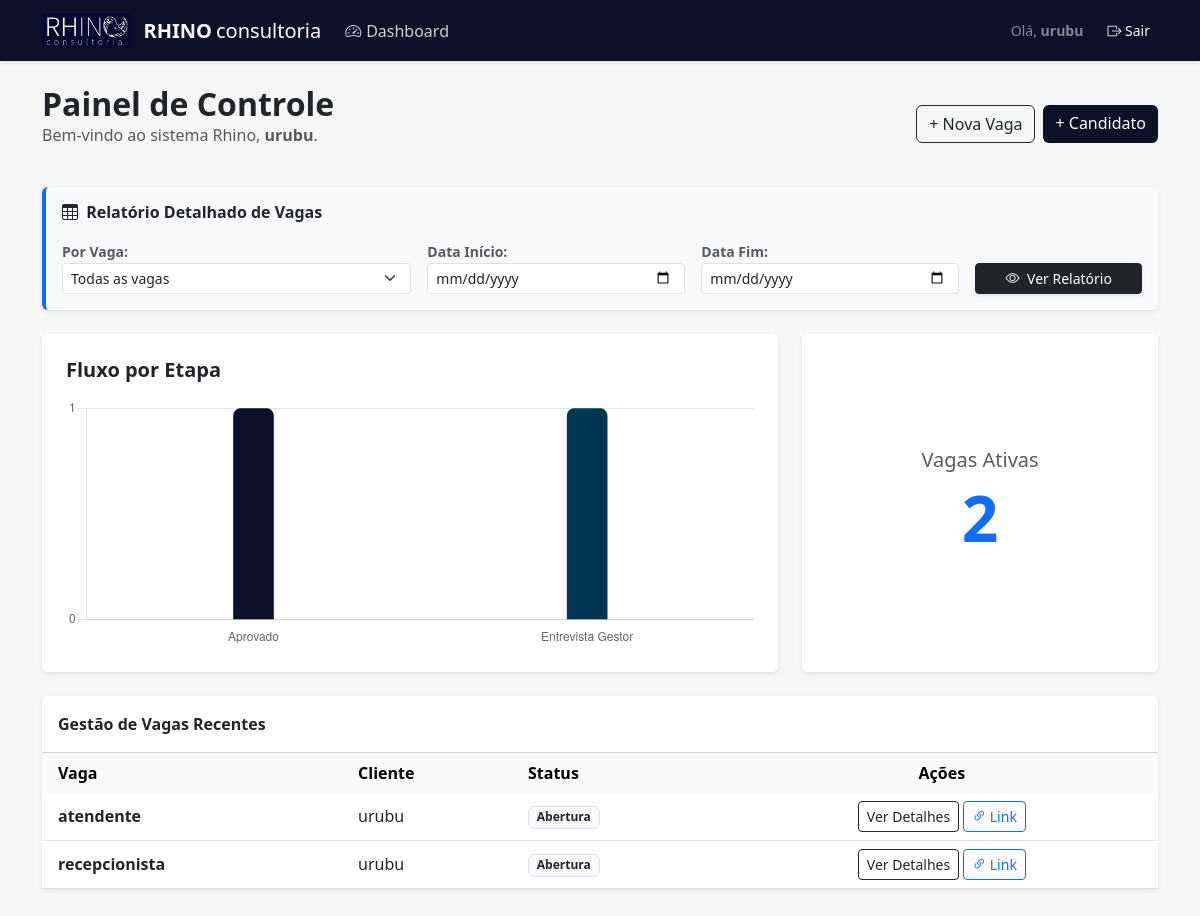
The page / (signed in) on the database as committed earlier.
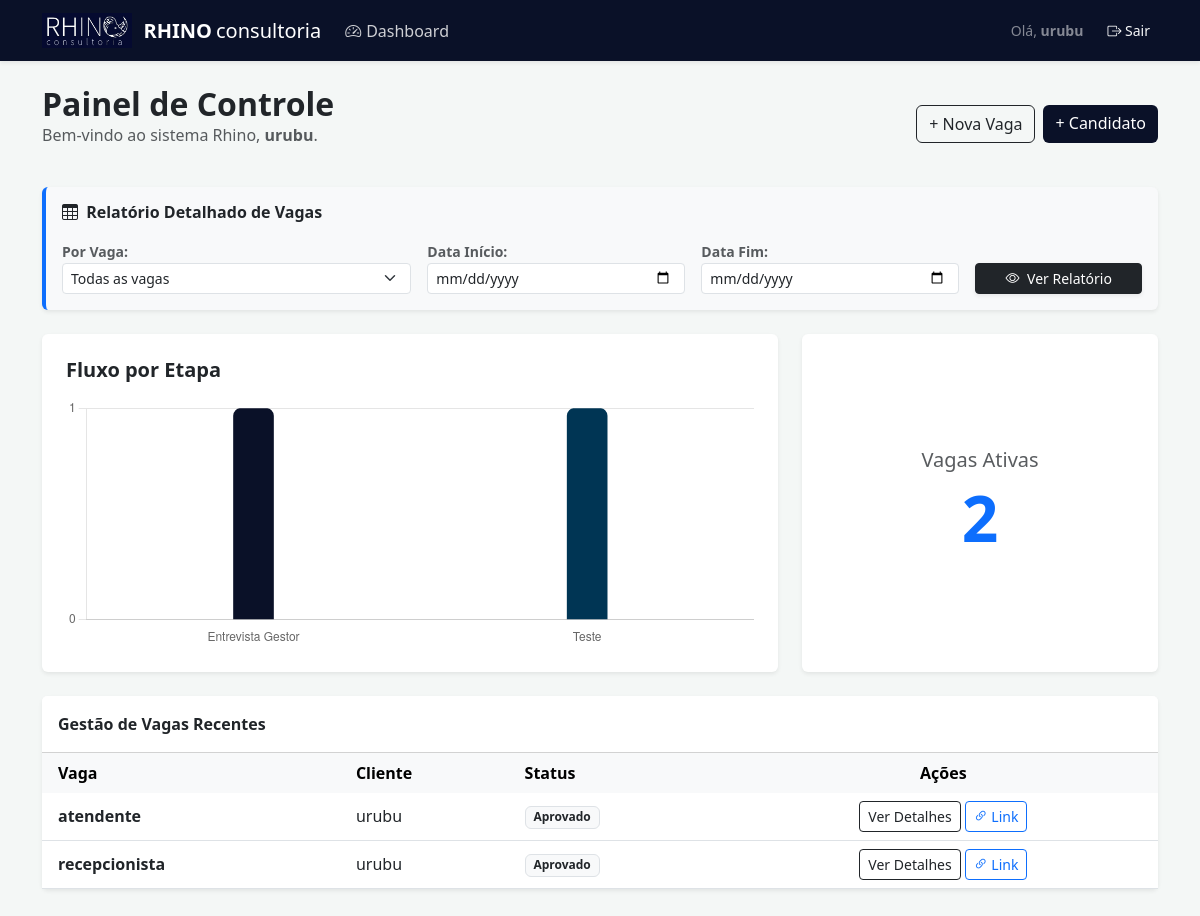
The same page on the database as committed later.
### core/models.py (models this page shows, shortened)
class Vaga(models.Model):
    STATUS_CHOICES = [
        ('abertura', 'Abertura'),
        ('candidatura', 'Candidatura'),
        ('teste', 'Teste'),
        ('ent_recrutador', 'Entrevista Recrutador'),
        ('ent_gestor', 'Entrevista Gestor'),
        ('aprovado', 'Aprovado'),
        ('reprovado', 'Reprovado'),
    ]
    titulo = models.CharField(max_length=200)
    cliente = models.ForeignKey(Cliente, on_delete=models.CASCADE)
    descricao = models.TextField()
    status = models.CharField(max_length=20, choices=STATUS_CHOICES, default='abertura')
    criado_em = models.DateTimeField(auto_now_add=True)

class Cliente(models.Model):
    nome = models.CharField(max_length=100)
    cnpj = models.CharField(max_length=18, unique=True)
    logo = models.ImageField(upload_to='logos/', null=True, blank=True)
    usuario = models.OneToOneField(
        User,
        on_delete=models.CASCADE,
        related_name='cliente_perfil',
        null=True,
        blank=True
    )

### core/views.py (the view)
# urls.py: path('', views.dashboard, name='dashboard'),
@login_required
def dashboard(request):
    if request.user.is_superuser:
        vagas = Vaga.objects.all().order_by('-criado_em')
        status_data = Candidato.objects.values('status_candidato').annotate(total=Count('id'))
    else:
        perfil = getattr(request.user, 'cliente_perfil', None)
        if perfil:
            vagas = Vaga.objects.filter(cliente=perfil).order_by('-criado_em')
            status_data = Candidato.objects.filter(vaga__cliente=perfil).values('status_candidato').annotate(total=Count('id'))
        else:
            vagas = Vaga.objects.none()
            status_data = []
    context = {
        'vagas': vagas,
        'vagas_ativas_count': vagas.count(),
        'status_labels': [item['status_candidato'] for item in status_data],
        'status_totals': [item['total'] for item in status_data],
    }
    return render(request, 'core/dashboard.html', context)

### core/templates/core/dashboard.html (shortened to what the changed rows need)
{% extends 'core/base.html' %} {% block content %}
<div class="row mb-4 align-items-center">
  <div class="col-md-7">
    <h2 class="fw-bold m-0">Painel de Controle</h2>
  </div>
</div>
<div class="row mb-4">
  <div class="col-md-8">
    <div class="card shadow-sm border-0 p-4 h-100">
      <div style="height: 250px"><canvas id="funnelChart"></canvas></div>
    </div>
  </div>
  <div class="col-md-4">
    <div
      class="card shadow-sm border-0 h-100 d-flex flex-column justify-content-center text-center p-4"
    >
      <h1 class="display-3 fw-bold text-primary m-0">{{ vagas.count }}</h1>
    </div>
  </div>
</div>
<div class="card shadow-sm border-0 mt-4">
  <div class="card-body p-0">
    <table class="table table-hover align-middle mb-0">
      <thead class="table-light">
        <tr>
          <th class="ps-3 border-0">Vaga</th>
          <th class="border-0">Cliente</th>
          <th class="border-0">Status</th>
          <th class="text-center border-0">Ações</th>
        </tr>
      </thead>
      <tbody>
        {% for vaga in vagas %}
        <tr>
          <td class="ps-3"><strong>{{ vaga.titulo }}</strong></td>
          <td>{{ vaga.cliente.nome }}</td>
          <td>
            {% if user.is_superuser %}
            <div class="dropdown">
              <button
                class="btn btn-sm dropdown-toggle border-0"
                type="button"
                data-bs-toggle="dropdown"
                style="background-color: #0dcaf0; color: #000"
              >
                {{ vaga.get_status_display }}
              </button>
              <ul class="dropdown-menu shadow border-0">
                <li>
                  <a
                    class="dropdown-item"
                    href="{% url 'mudar_status_vaga' vaga.id 'abertura' %}"
                    >Abertura</a
                  >
                </li>
                <li>
                  <a
                    class="dropdown-item"
                    href="{% url 'mudar_status_vaga' vaga.id 'aprovado' %}"
                    >Finalizar</a
                  >
                </li>
              </ul>
            </div>
            {% else %}
            <span class="badge bg-light text-dark border"
              >{{ vaga.get_status_display }}</span
            >
            {% endif %}
          </td>
          <td class="text-center">
            <div class="d-flex gap-1 justify-content-center">
              <a
                href="{% url 'detalhes_vaga' vaga.id %}"
                class="btn btn-sm btn-outline-dark"
                >Ver Detalhes</a
              >
              <button
                class="btn btn-sm btn-outline-primary"
                onclick="copiarLink('{{ request.get_host }}{% url 'inscrever_vaga' vaga.id %}')"
              >
                <i class="bi bi-link-45deg"></i> Link
              </button>
            </div>
          </td>
        </tr>
        {% empty %}
        <tr>
          <td colspan="4" class="text-center p-5 text-muted">
            Nenhuma vaga cadastrada.
          </td>
        </tr>
        {% endfor %}
      </tbody>
    </table>
  </div>
</div>
<script>
  const ctx = document.getElementById('funnelChart').getContext('2d');
  if (ctx) {
    new Chart(ctx, {
      type: 'bar',
      data: {
        labels: {{ status_labels|safe|default:"[]" }},
        datasets: [{
          label: 'Candidatos',
          data: {{ status_totals|safe|default:"[]" }},
          backgroundColor: ['#0a1128', '#003554', '#0582ca', '#00a6fb', '#198754', '#dc3545'],
          borderRadius: 8,
          barThickness: 40
        }]
      },
      options: {
        responsive: true,
        maintainAspectRatio: false,
        plugins: { legend: { display: false } },
        scales: {
          y: { beginAtZero: true, ticks: { stepSize: 1 } },
          x: { grid: { display: false } }
        }
      }
    });
  }
  function copiarLink(url) {
      const fullUrl = window.location.protocol + '//' + url;
      navigator.clipboard.writeText(fullUrl).then(() => {
          alert("🚀 Link de inscrição copiado com sucesso!");
      }).catch(err => {
          alert("Erro ao copiar link.");
      });
  }
</script>
{% endblock %}

Rows that differ between the two databases and show on the page:
changed Vaga "atendente": status "Abertura" → "Aprovado"
changed Vaga "recepcionista": status "Abertura" → "Aprovado"
Other text that changed with them:
chart data {{ status_labels|safe|default:"[]" }}: ['Aprovado', 'Entrevista Gestor'] → ['Entrevista Gestor', 'Teste']
